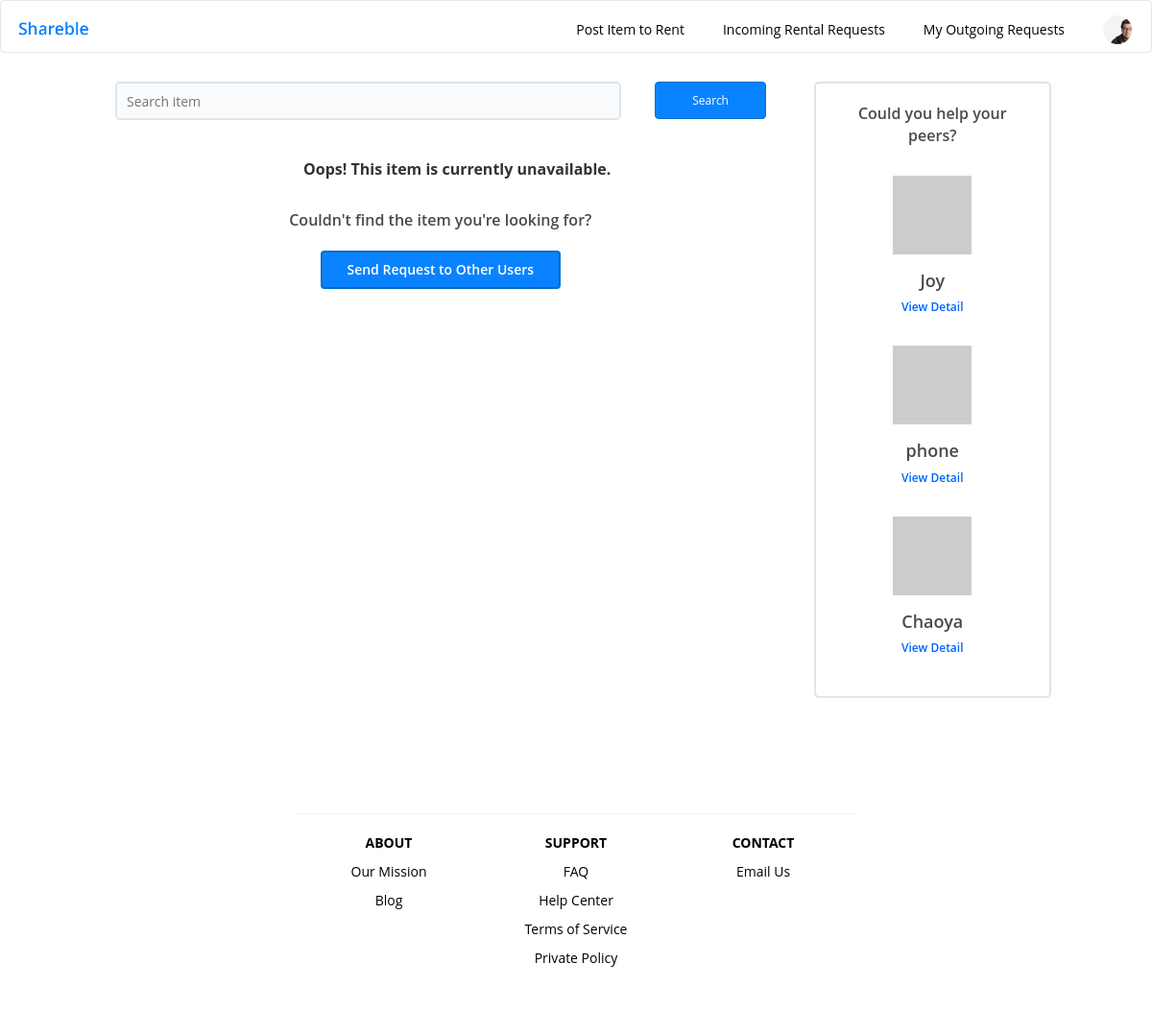
The app's page /rent/search (signed in), older data.
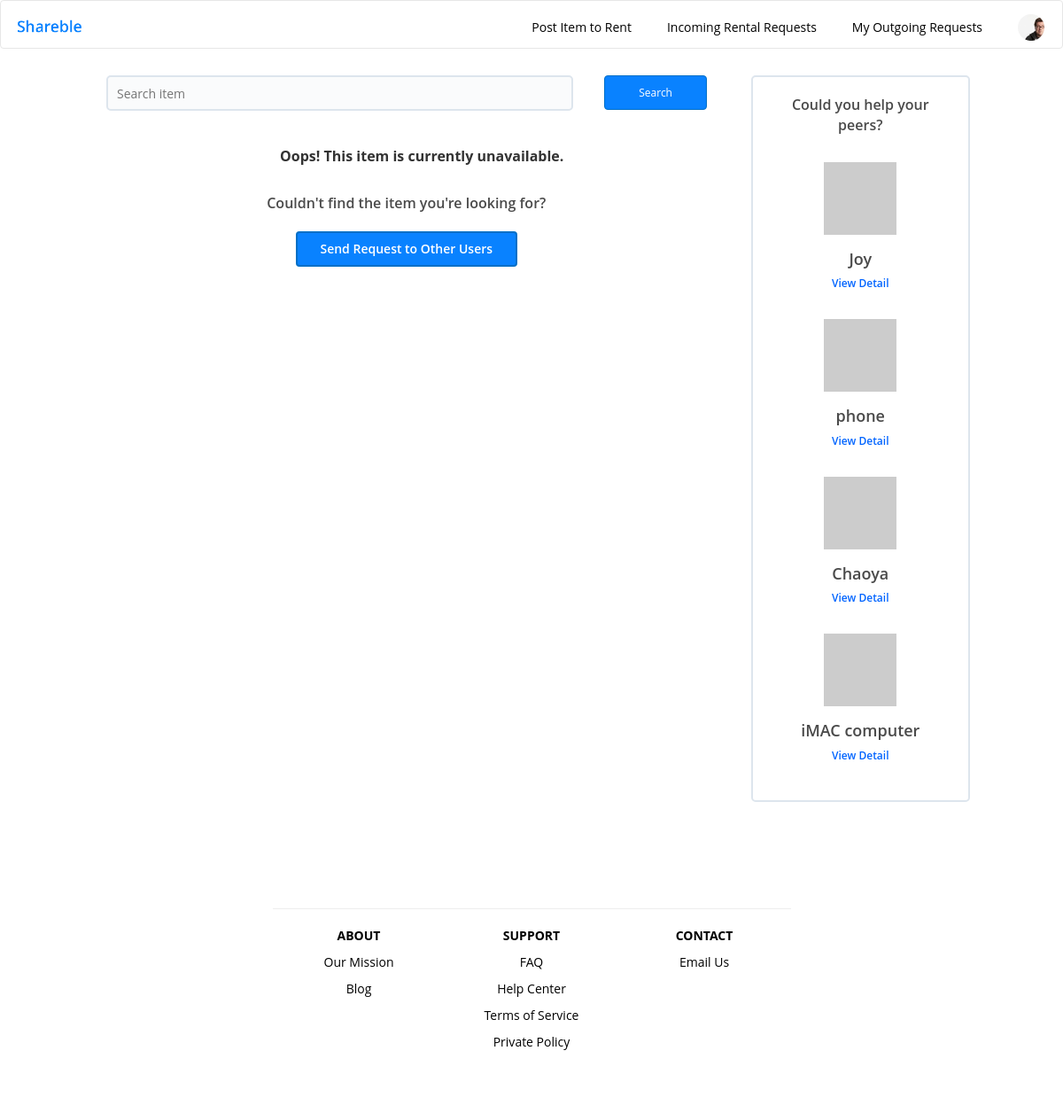
The same page, newer data.
### rent/models.py (models this page shows)
class RequestingItem(models.Model):
	name = models.CharField(max_length=100)
	borrower = models.ForeignKey(User)
	picture = models.FileField(upload_to=itemuploadpath, blank=True, null=True)
	content_type = models.CharField(max_length=50, blank=True, null=True)
	description = models.TextField(max_length=300, blank=True, null=True)
	reward = models.CharField(max_length=100, blank=True, null=True)
	post_date = models.DateField(auto_now_add=True, blank=True, null=True)
	active = models.BooleanField(default=True, blank=False)
	need_from = models.DateField(blank=True, null=True)
	need_to = models.DateField(blank=True, null=True)
	def __unicode__(self):
		return 'id=' + str(self.id)

### rent/views.py (the view)
def search(request):
	if not request.user.is_authenticated:
		return redirect(reverse('home'))
	context = {}
	keyword = request.GET.get('searchbar', False)
	all_items = OfferingItem.objects.filter(name__contains=keyword)
	context['items'] = all_items
	help_peer = RequestingItem.objects.all().exclude(borrower=request.user)[:4]
	print(help_peer)
	context['help_peer'] = help_peer
	return render(request, 'rent/search.html', context)

### rent/templates/rent/search.html (shortened to what this page needs)
{% extends "rent/base.html" %}
{% block customized_static %}
        <link rel="stylesheet" href="../../static/rent/css/search.css" type="text/css" />
        <link rel="stylesheet" href="../../static/rent/css/font-awesome-4.7.0/css/font-awesome.min.css">
        <link rel="stylesheet" href="../../static/rent/css/style.css" type="text/css" />
{% endblock %}
{% block bodycontent %}
        <div class="main-container">
            <div class="row">
                <div class="col-xs-12 col-sm-9 col-md-9">
                    <div class="content-container">
                        <form method="GET" action="{% url 'search' %}">
                            <div class="row" id="search">
                                <div class="col-xs-9 col-xs-9 col-sm-9 col-md-9" id="searchbar-container">
                                    <input type="text" id="searchbar" name="searchbar" placeholder="Search item"/>
                                </div>
                                <div class="col-xs-3 col-sm-3 col-md-3 clickable" id="search-btn-container">
                                    <button type="submit" class="clickable btn btn-primary" id="search-btn">
                                        Search
                                    </button>
                                </div>
                            </div>
                        </form>
                        {% if not items %}
                        <div id="currently-unavailable" style="font-size: 16px; text-align: center; font-weight: 700; margin-top: 40px; margin-bottom: 20px;">
                        Oops! This item is currently unavailable.
                        </div>
                        {% endif %}
                        <div id="cant-find">
                            Couldn't find the item you're looking for?
                        </div>
                        <div id="send-request-container">
                            <div id="send-request-btn">
                                Send Request to Other Users
                            </div>
                        </div>
                    </div>
                </div>
                <div class="hidden-xs col-sm-3 col-md-3" id="could-you-help-peer-container">
                    <div class="" id="help-peer-title">
                        Could you help your peers?
                    </div>
                    {% for j in help_peer %}
                    <form method="GET" action="{% url 'help_peer_detail' j.id %}">
                    <div class="peer-item-container">
                        {% if j.picture %}
                        <img src="{% url 'get_item_photo_r' j.id %}" width="82px" height="82px">
                        {% else %}
                        <img src="http://placehold.it/82x82">
                        {% endif %}
                        <div class="peer-item-name">
                            {{j.name}}
                        </div>
                        <div class="peer-item-viewdetail">
                            <button type="submit">View Detail</button>
                        </div>
                    </div>
                    </form>
                    {% endfor %}
                </div>
            </div>
        </div>
{% endblock %}

### rent/templates/rent/base.html (shortened to what this page needs)
<!DOCTYPE html>
<html>
<head>
		<link rel="stylesheet" href="https://maxcdn.bootstrapcdn.com/bootstrap/3.3.7/css/bootstrap.min.css">
		<link rel="stylesheet" href="../../static/rent/css/font-awesome-4.7.0/css/font-awesome.min.css">
        <link rel="stylesheet" type="text/css" href="../../static/rent/css/search.css">
        <link rel="stylesheet" type="text/css" href="../../static/rent/css/style.css">
        {% block customized_static %}{% endblock %}
</head>
<body>
	<nav class="navbar navbar-default">
            <div class="navbar-header">
				<a href="{% url 'home' %}" class="navbar-brand">
					<img alt="Brand" src="../../static/rent/image/logo_2.png" style="width:80px;">
				</a>
            </div>
            <div class="collapse navbar-collapse" id="navbar-collapse">
                <ul class="nav navbar-nav navbar-right" id="nav-menu">
                    <li><a href="{% url 'offer_item' %}">Post Item to Rent</a></li>
                    <li><a href="{% url 'incomingoffer' %}">Incoming Rental Requests</a></li>
                    <li><a href="{% url 'my_requests' %}">My Outgoing Requests</a></li>
                    <li id="nav-user"><a href="{% url 'profile' user.id %}">
                        <img src="../../static/rent/image/avatar.png" alt=""></a>
                    </li>
                </ul>
            </div>
        </nav>
        {% block bodycontent %}{% endblock %}
               <footer class="row">
                <nav class="nav_footer center col-lg-6 col-md-6 col-sm-6 col-xs-6" style="margin-top: 100px;">
                  <ul style="color: black;">
                    <hr>
                    <li class="col-lg-4 col-md-4 col-sm-4 col-xs-4"><b>ABOUT</b>
                        <ul>
                            <li>Our Mission</li>
                            <li>Blog</li>
                        </ul>
                    </li>
                    <li class="col-lg-4 col-md-4 col-sm-4 col-xs-4"><b>SUPPORT</b>
                        <ul>
                            <li>FAQ</li>
                            <li>Help Center</li>
                            <li>Terms of Service</li>
                            <li>Private Policy</li>
                        </ul>
                    </li>
                    <li class="col-lg-4 col-md-4 col-sm-4 col-xs-4"><b>CONTACT</b>
                        <ul>
                            <li>Email Us</li>
                        </ul>
                    </li>
                  </ul>
                </nav>
            </footer>
</body>
</html>

### rent/static/rent/css/search.css (style rules this page uses)
a { color: #0064ff; }
.main-container { max-width: 1200px; }
#searchbar-container { height: 40px; }
#searchbar-container input { width: 100%; height: 100%; border-radius: 5px; background-color: #fafbfc; border: solid 2px #dde5ed; }
#could-you-help-peer-container { border-radius: 5px; border: solid 2px #dde5ed; padding: 0 20px 40px 20px; }
#search-btn-container { padding: 0 20px 0 20px; height: 40px; }
#search-btn { line-height: 25px; width: 80%; }
#cant-find { margin-top: 30px; margin-right: 35px; text-align: center; font-size: 16px; font-weight: 600; color: #4a4a4a; }
#send-request-container { margin-right: 35px; margin-top: 20px; }
#send-request-btn { margin: auto; width: 250px; height: 40px; text-align: center; line-height: 35px; border-radius: 4px; background-color: #0982ff; border: solid 2px #026fc7; font-size: 14px; font-weight: 600; color: #ffffff; }
#help-peer-title { margin: auto; text-align: center; padding-top: 20px; font-size: 16px; font-weight: 600; color: #4a4a4a; }
.peer-item-container { margin: auto; padding-top: 30px; }
.peer-item-container > * { margin: auto; text-align: center; }
.peer-item-container img { display: block; }
.peer-item-name { font-size: 18px; font-weight: 600; color: #4a4a4a; padding-top: 15px; }
.peer-item-viewdetail { font-size: 16px; color: #646464; text-decoration: underline; }
.peer-item-viewdetail button { background: none; margin-top: 5px; font-size: 12px; font-weight: 600; text-align: center; color: #0064ff; }

### rent/static/rent/css/style.css (style rules this page uses)
.center { margin: auto; display: block; text-align: center; float: none; }
.nav_footer { clear:both; margin-top:250px; display:block; color:#fff; margin-bottom:50px; }
.nav_footer ul { margin:0; padding:0; overflow:hidden; display:block; }
.nav_footer ul li { display:inline-block; vertical-align:text-top; margin-bottom:10px; }
.nav_footer ul li ul { display:list-item; margin-top:10px; }
.nav_footer ul li ul li { display:list-item; float:none; }

### rent/static/rent/css/elements.css (style rules this page uses)
* { font-family: "Open Sans", sans-serif; }
body { box-sizing: border-box; }
#nav-menu a { padding: 0; font-size: 14px; color: black; }
.btn-primary { background-color: #0982FF; color: white; border: 1px solid #026FC7; -webkit-transition-duration: 0.4s; transition-duration: 0.4s; font-size: 12px; }
nav #nav-menu li { font-size: 16px; padding-left: 20px; padding-right: 20px; padding-top: 20px; cursor: pointer; }
.navbar { min-height: 55px; background-color: white; }
nav #nav-user img { width:30px; }
nav .navbar-brand img { width: 25px; }
nav #nav-menu #nav-user { padding-top: 15px; }
.main-container { margin: auto; margin-top: 30px; max-width: 1200px; }
button { border: none; background-color: none; }
.clickable { cursor: pointer; }
@media only screen and (min-width: 768px) { .main-container { width: 95%; } }
@media only screen and (min-width: 992px) { .main-container { width: 80%; } }
input[type=text], select { width: 100%; padding: 6px 10px; margin: 0px 0; display: inline-block; border: 1px solid #ccc; border-radius: 4px; box-sizing: border-box; color: #8ca2b6; }

Row changes from the older to the newer data that the page shows:
added RequestingItem: name "iMAC computer"
